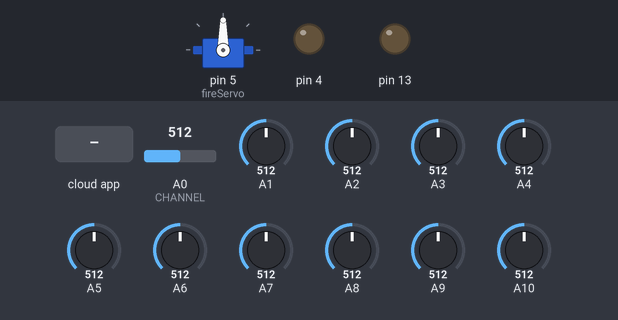
Simulated run of this sketch. Board: Arduino Mega 2560, built with avr-gcc and run on an emulated ATmega2560. Shown: servo, output pins drawn as LEDs (lit = HIGH). The test bench sets the inputs (shaded band); at power-on: A0 (CHANNEL) = 512, A1 = 512, A2 = 512, A3 = 512, A4 = 512, A5 = 512, A6 = 512, A7 = 512, A8 = 512, A9 = 512, A10 = 512. The ROS host is connected and sends only what is stated.

Above: at 1.2 s.
1.3 s: the phone or cloud app sets servo_toggle to 0
At 2.8 s:
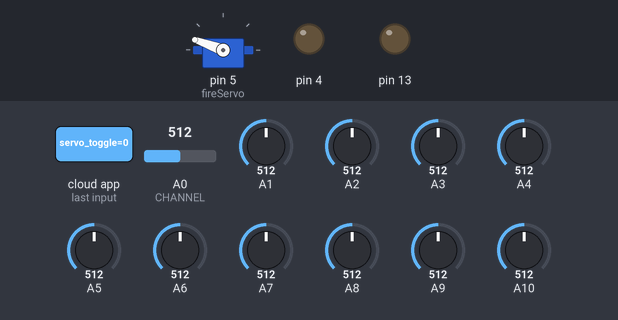
3.1 s: the phone or cloud app sets servo_toggle to 1
At 4.2 s:
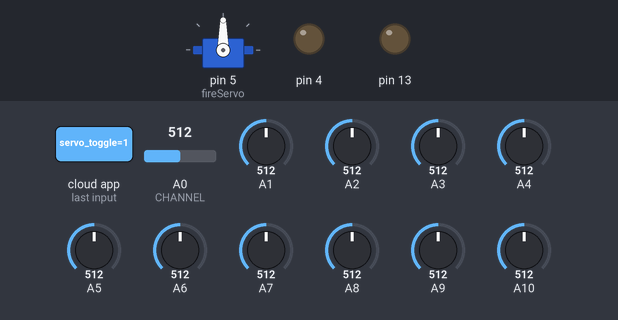
Timing chart, 0 to 6.1 s (numbered marks = the images above; inputs shaded):
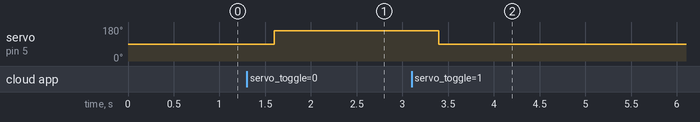

Measured:
- after the input at 1.3 s, servo on pin 5 (fireServo): 90° → 160° after 0.30 s
- after the input at 3.1 s, servo on pin 5 (fireServo): 160° → 90° after 0.30 s

The sketch:

flame_driver.ino
```cpp
#include "arduinoFFT.h"
#include <ros.h>
#include <std_msgs/String.h>
#include <std_msgs/Empty.h>
#include <std_msgs/Bool.h>
#include <Servo.h>

ros::NodeHandle  nh;
Servo fireServo;

bool fire_on = false;

void messageCb( const std_msgs::Empty& toggle_msg){
  fire_on = not fire_on;
}

ros::Subscriber<std_msgs::Empty> sub("servo_toggle", messageCb );

std_msgs::String str_msg;
std_msgs::Bool sound_start_msg;
ros::Publisher chatter("flame_sensors", &str_msg);
ros::Publisher start("start", &sound_start_msg);

arduinoFFT FFT = arduinoFFT();
#define CHANNEL A0
#define LOW_FREQ_THRESH 3900
#define HIGH_FREQ_THRESH 4600
#define samples 128
#define samplingFrequency 9600
#define ANGLE_ON 160
#define ANGLE_OFF 90

void updateSoundStart(){
    unsigned int sampling_period_us = round(1000000*(1.0/samplingFrequency));
    unsigned long microseconds;
    double vReal[samples];
    double vImag[samples];
    for(int i=0; i<samples; i++)
    {
        microseconds = micros();
        vReal[i] = analogRead(CHANNEL);
        vImag[i] = 0;
        while(micros() < (microseconds + sampling_period_us)){
        }
    }
    FFT.Windowing(vReal, samples, FFT_WIN_TYP_HAMMING, FFT_FORWARD);  /* Weigh data */
    FFT.Compute(vReal, vImag, samples, FFT_FORWARD); /* Compute FFT */
    FFT.ComplexToMagnitude(vReal, vImag, samples); /* Compute magnitudes */
    double x = FFT.MajorPeak(vReal, samples, samplingFrequency);
    if (x > LOW_FREQ_THRESH and x < HIGH_FREQ_THRESH) {
      sound_start_msg.data = true;
      digitalWrite(4, HIGH);
    }
}

void setup()
{
  pinMode(4, OUTPUT);
  pinMode(13, OUTPUT);
  nh.initNode();
  nh.advertise(chatter);
  nh.advertise(start);
  nh.subscribe(sub);
  sound_start_msg.data = false;
  fireServo.attach(5);
}

void servo_move() {
  if (fire_on == true){
    fireServo.write(ANGLE_ON);
  } else {
    fireServo.write(ANGLE_OFF);
  }
}


void update_firesensors(){
  char temp[50];
  sprintf(temp, "%04d %04d %04d %04d %04d %04d %04d %04d %04d %04d\0", analogRead(A1),
  analogRead(A2),analogRead(A3),analogRead(A4),analogRead(A5),analogRead(A6),analogRead(A7),
  analogRead(A8),analogRead(A9),analogRead(A10));
  str_msg.data = temp;
}


void loop()
{
  if (sound_start_msg.data == false){
    updateSoundStart();
  } else {
    delay(23);
  }

  servo_move();
  update_firesensors();
  chatter.publish(&str_msg);
  start.publish(&sound_start_msg);
  nh.spinOnce();
}
```
